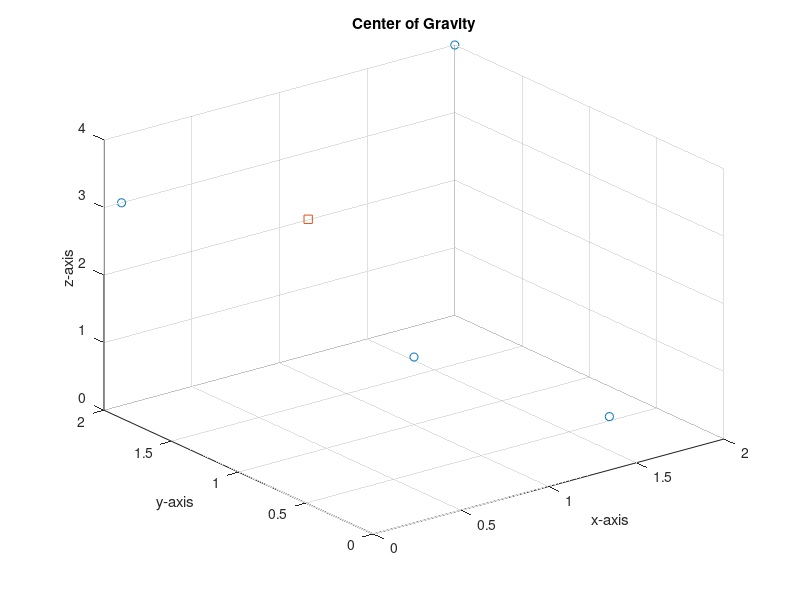

MATLAB code to generate this figure:
% Example 10.1

clear,clc

mass = [3.5, 1.5, 0.79, 1.75];
x = [0.1, 1, 1.5, 2];
x_bar = dot(x,mass)/sum(mass)
y = [2, 1, 0.2, 2];
y_bar = dot(y,mass)/sum(mass)
z= [3, 1, 0.5, 4];
z_bar = dot(z,mass)/sum(mass)

plot3(x,y,z,'o',x_bar,y_bar,z_bar,'s')
grid on
xlabel('x-axis')
ylabel('y-axis')
zlabel('z-axis')
title('Center of Gravity')
axis([0,2,0,2,0,4])